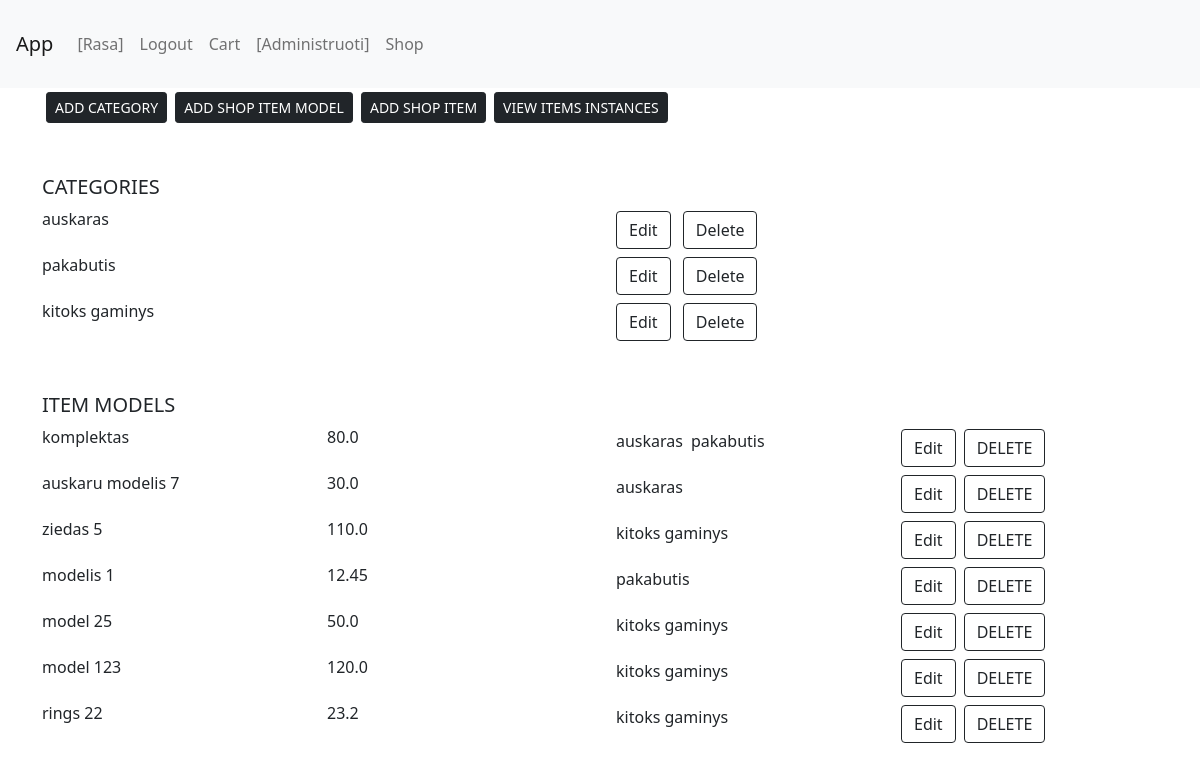
The app's page /app/administrator/ (signed in) with its own data.
### shop/models.py (models this page shows, shortened)
class ItemCategory(models.Model):
    item_category = models.CharField("Item category", max_length=30, help_text="shop item category name")
    def __str__(self):
        return f"{self.item_category}"

class ItemModel(models.Model):
    item_model_name = models.CharField("Item model name", max_length=30, help_text="shop item category name")
    category_id = models.ManyToManyField("ItemCategory", help_text="Item category")
    price = models.FloatField("Item price", default="0.00")
    photo = models.ImageField(default="item_pics/default.jpg", upload_to="item_pics", null=True)

### shop/views.py (the view)
# urls.py: path("administrator/", views.administrator_page, name='administrator_n'),
@login_required
def administrator_page(request):
    categories_num = ItemCategory.objects.all().count()
    categories_list = ItemCategory.objects.all()
    item_models_list = ItemModel.objects.all()
    item_list = ItemModel.objects.all()
    data = {
        'categories_num_cntx': categories_num,
        'categories_list_cntx': categories_list,
        'item_models_list_cntx': item_models_list,
        'item_list_cntx': item_list,
    }
    if admin_group_name in [group.name for group in request.user.groups.all()]:
        return render(request, 'administrator_page.html', context=data)
    else:
        return redirect('index_n')

### shop/templates/administrator_page.html (shortened to what this page needs)
{% extends "base.html" %}
{% block content %}
<div class="container ">
    <div class="d-inline-flex flex-row">
        <a class="btn btn-sm btn-primary btn-dark m-1" href="{% url 'add_category_n' %}">ADD CATEGORY</a>
        <a class="btn btn-sm btn-primary btn-dark m-1" href="{% url 'add_item_model_n' %}">ADD SHOP ITEM MODEL</a>
        <a class="btn btn-sm btn-primary btn-dark m-1" href="{% url 'add_item_n' %}">ADD SHOP ITEM</a>
        <a class="btn btn-sm btn-primary btn-dark m-1" href="{% url 'view_items_list_n' %}">VIEW ITEMS INSTANCES</a>
    </div>
</div>
<div class="container mt-5">
    <h5>CATEGORIES</h5>
    <div class="row row-cols-2">
        {% for category_obj in categories_list_cntx %}
        <div class="col">
            {{ category_obj }}
        </div>
        <div class="col">
            <a class="btn btn-outline-dark m-1" href="{% url 'update_category_n' category_obj.id %}"
               role="button">Edit</a>
            <a class="btn btn-outline-dark m-1" href="{% url 'delete_category_n' category_obj.id %}"
               role="button">Delete</a>
        </div>
        {% endfor %}
    </div>
</div>
<div class="container mt-5">
    <h5>ITEM MODELS</h5>
    <div class="row row-cols-4">
        {% for item_model_obj in item_models_list_cntx %}
        <div class="col">
            {{ item_model_obj.item_model_name }}
        </div>
        <div class="col">
            {{ item_model_obj.price }}
        </div>
        <div class="col d-inline-flex flex-row">
            {% for category_obj in item_model_obj.category_id.all %}
            <div class="m-1">{{ category_obj }}</div>
            {% endfor %}
        </div>
        <div class="col d-inline-flex flex-row">
            <a class="btn btn-outline-dark m-1" href="{% url 'update_item_model_n' item_model_obj.id %}"
               role="button">Edit</a>
            <a class="btn btn-outline-dark m-1" href="{% url 'delete_item_model_n' item_model_obj.id %}"
               role="button">DELETE</a>
        </div>
        {% endfor %}
    </div>
</div>
<br>
{% endblock %}

### shop/templates/base.html (shortened to what this page needs)
<!doctype html>
<html lang="en">
<head>
    <link href="https://cdn.jsdelivr.net/npm/bootstrap@5.0.2/dist/css/bootstrap.min.css" rel="stylesheet"
>
    {% load static %}
</head>
<body>
{% include "navbar_1.html" %}
{% block content %}
{% endblock %}
</body>
</html>

### shop/templates/navbar_1.html (shortened to what this page needs)
<nav class="navbar navbar-expand-lg navbar-light bg-light">
    <div class="container-fluid p-3">
        <a class="navbar-brand" href="{% url 'index_n' %}">App</a>
        <div class="collapse navbar-collapse" id="navbarSupportedContent">
            <ul class="navbar-nav me-auto mb-2 mb-lg-0">
                {% if user.is_authenticated %}
                <li class="nav-item">
                    <a class="nav-link" href="{% url 'user_profile_n' %}">[{{ user.get_username }}]</a>
                </li>
                <li class="nav-item">
                    <a class="nav-link" href="{% url 'logout' %}?next=/">Logout</a>
                </li>
                <li class="nav-item">
                    <a class="nav-link" href="{% url 'user_cart_n' %}">Cart</a>
                </li>
                {% for group in user.groups.all %}
                {% if group.name == 'shop_admin' %}
                <li class="nav-item">
                    <a class="nav-link" href="{% url 'administrator_n' %}">[Administruoti]</a>
                </li>
                {% endif %}
                {% endfor %}
                {% endif %}
                <li class="nav-item">
                    <a class="nav-link" href="{% url 'view_items_models_list_n' %}">Shop</a>
                </li>
            </ul>
        </div>
    </div>
</nav>

### records on screen
ItemCategory: item_category "auskaras"
ItemCategory: item_category "pakabutis"
ItemCategory: item_category "kitoks gaminys"
ItemModel: item_model_name "komplektas", price "80.0"
ItemModel: item_model_name "auskaru modelis 7", price "30.0"
ItemModel: item_model_name "ziedas 5", price "110.0"
ItemModel: item_model_name "modelis 1", price "12.45"
ItemModel: item_model_name "model 25", price "50.0"
ItemModel: item_model_name "model 123", price "120.0"
ItemModel: item_model_name "rings 22", price "23.2"

### other values on screen
{{ user.get_username }} "Rasa"
